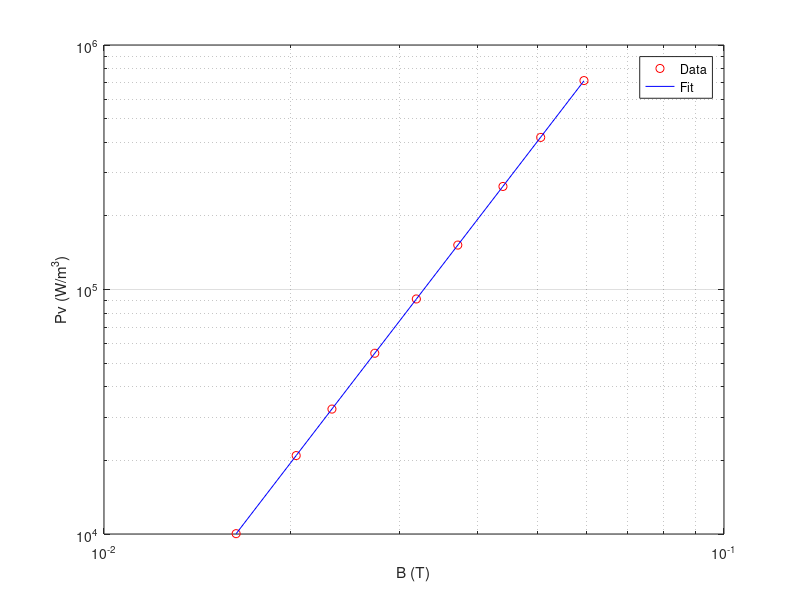

This chart was generated by the following MATLAB code:
B_data  = [0.0163351, 0.0204166, 0.023316, 0.0273354, 0.0318982, ...
    0.0372068, 0.0440032, 0.05062, 0.0594484];          % Tesla

Pv_data = [10.032, 20.931, 32.427, 54.861, 91.476, ...
    151.956, 263.914, 418.860, 715.316] * 1e3;          % W/m³

% Log-log fit: Pv = k * B^beta
% log(Pv) = log(k) + beta*log(B)
coeffs = polyfit(log(B_data), log(Pv_data), 1);

beta = coeffs(1)
k    = exp(coeffs(2))

% Verify
Pv_fit = k * B_data.^beta;
figure;
loglog(B_data, Pv_data, 'ro', B_data, Pv_fit, 'b-');
xlabel('B (T)'); ylabel('Pv (W/m^3)');
legend('Data', 'Fit'); grid on;
fprintf('k    = %.4e\n', k);
fprintf('beta = %.4f\n', beta);
